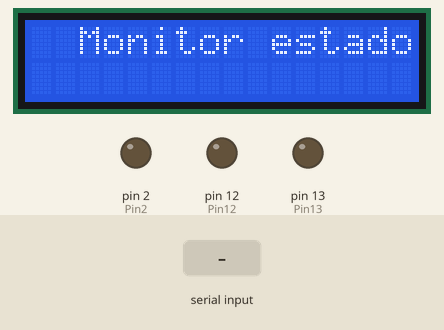
Simulated run of this sketch. Board: Arduino Mega 2560, built with avr-gcc and run on an emulated ATmega2560. Shown: 16×2 character LCD, output pins drawn as LEDs (lit = HIGH). The inputs (shaded band) are chosen by the test bench.

Above: at 1.2 s.
1.3 s: "C1-ON" received over Serial
At 1.8 s:
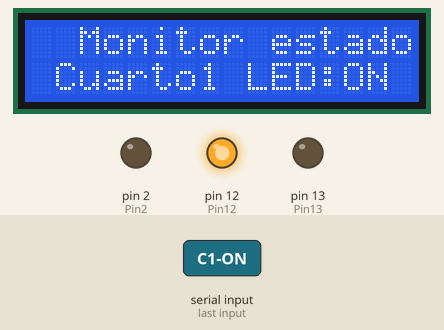
2.8 s: "P1-ON" received over Serial
At 4.0 s:
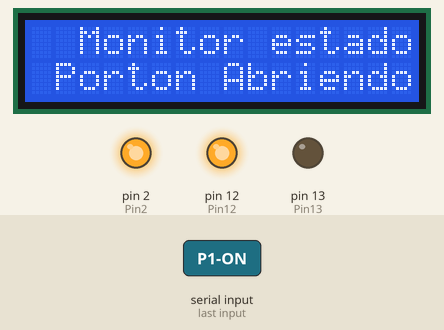
4.3 s: "C1-OFF" received over Serial
At 5.3 s:
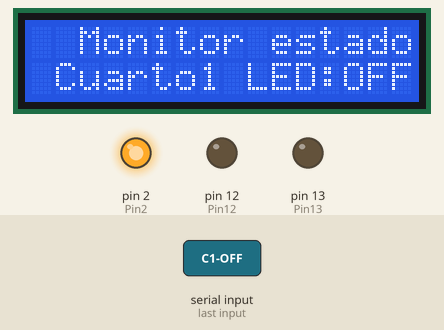
5.8 s: "P1-OFF" received over Serial
At 6.5 s:
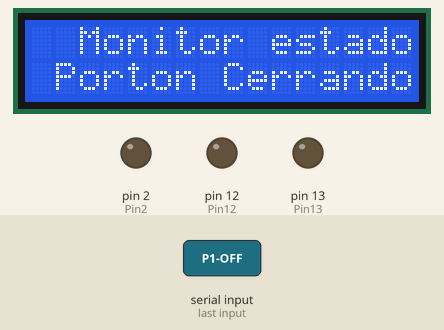
7.3 s: "C2-ON" received over Serial
At 7.6 s:
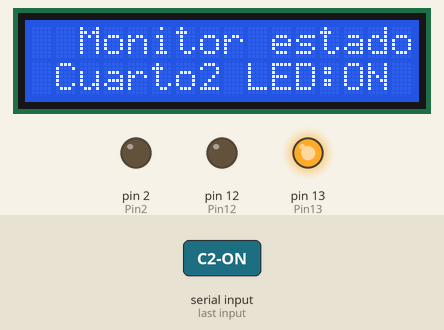
8.8 s: "C2-OFF" received over Serial
At 10.0 s:
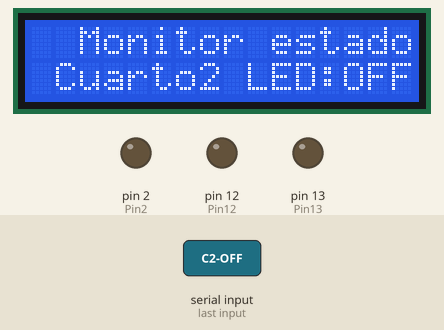
Timing chart, 0 to 11.3 s (numbered marks = the images above; inputs shaded):
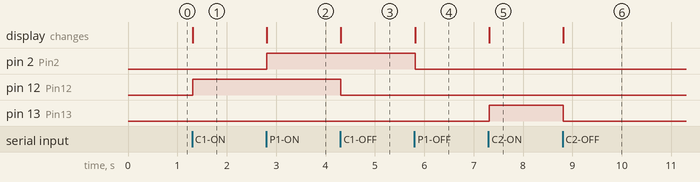

Measured:
- after the input at 1.3 s, pin 12 (Pin12): LOW → HIGH at once; the display: changes at once (image 1)
- after the input at 2.8 s, pin 2 (Pin2): LOW → HIGH at once; the display: changes at once (image 2)
- after the input at 4.3 s, pin 12 (Pin12): HIGH → LOW at once; the display: changes at once (image 3)
- after the input at 5.8 s, pin 2 (Pin2): HIGH → LOW at once; the display: changes at once (image 4)
- after the input at 7.3 s, pin 13 (Pin13): LOW → HIGH at once; the display: changes at once (image 5)
- after the input at 8.8 s, pin 13 (Pin13): HIGH → LOW at once; the display: changes at once (image 6)

The sketch:

clase5.ino
```cpp
#include <LiquidCrystal.h>

//crear un objeto LiquidCrystal (rs,enable,d4,d5,d6,d7)
LiquidCrystal lcd(22, 23, 24, 27, 29, 33);

//Mensaje de bienvenida
String mensaje1_fila0 = " Monitor estado";
String mensaje1_fila1 = "               ";
String mensaje2_fila1 = "Cuarto1 LED:ON ";
String mensaje3_fila1 = "Cuarto1 LED:OFF";
String mensaje4_fila1 = "Cuarto2 LED:ON ";
String mensaje5_fila1 = "Cuarto2 LED:OFF";
String mensaje6_fila1 = "Porton Abriendo";
String mensaje7_fila1 = "Porton Cerrando";


#define Pin12 12
#define Pin13 13
#define Pin2 2

char caracter;
String cadenaRecibida = "";
int estado = -1;

void setup() {
    Serial.begin(9600);
    Serial1.begin(9600);
    pinMode(Pin12, OUTPUT);
    pinMode(Pin13, OUTPUT);
    pinMode(Pin2, OUTPUT);

    //Iniciamos el LCD
    lcd.begin(16, 2); //16 columnas y 2 filas
    lcd.setCursor(1, 0); //1ra columna y fila 0
    lcd.print(mensaje1_fila0);
    lcd.setCursor(1, 1);
    lcd.print(mensaje1_fila1);

}

void loop() {

   //Recibimos la cadena y la guardamos
   if(Serial.available()) {
        caracter = Serial.read();
        cadenaRecibida += caracter;
    }

    //Seleccionamos el estado
    selectorEstado(cadenaRecibida);

    //Cambiamos de estado segun corresponda
    opcionEstado(estado);

}

void selectorEstado(String cadena){
    if(cadenaRecibida == "C1-ON"){
        estado = 0;
        Serial1.println(cadenaRecibida);
        cadenaRecibida = "";

        //Actualizamos el LCD
        lcd.clear();
        lcd.setCursor(1, 0); //1ra columna y fila 0
        lcd.print(mensaje1_fila0);
        lcd.setCursor(1, 1);
        lcd.print(mensaje2_fila1);
    }
    if(cadenaRecibida == "C1-OFF"){
        estado = 1;
        Serial1.println(cadenaRecibida);
        cadenaRecibida = "";

        //Actualizamos el LCD
        lcd.clear();
        lcd.setCursor(1, 0); //1ra columna y fila 0
        lcd.print(mensaje1_fila0);
        lcd.setCursor(1, 1);
        lcd.print(mensaje3_fila1);
    }
    if(cadenaRecibida == "C2-ON"){
        estado = 2;
        Serial1.println(cadenaRecibida);
        cadenaRecibida = "";

        //Actualizamos el LCD
        lcd.clear();
        lcd.setCursor(1, 0); //1ra columna y fila 0
        lcd.print(mensaje1_fila0);
        lcd.setCursor(1, 1);
        lcd.print(mensaje4_fila1);
    }
    if(cadenaRecibida == "C2-OFF"){
        estado = 3;
        Serial1.println(cadenaRecibida);
        cadenaRecibida = "";

        //Actualizamos el LCD
        lcd.clear();
        lcd.setCursor(1, 0); //1ra columna y fila 0
        lcd.print(mensaje1_fila0);
        lcd.setCursor(1, 1);
        lcd.print(mensaje5_fila1);
    }
    if(cadenaRecibida == "P1-ON"){
        estado = 4;
        Serial1.println(cadenaRecibida);
        cadenaRecibida = "";

        //Actualizamos el LCD
        lcd.clear();
        lcd.setCursor(1, 0); //1ra columna y fila 0
        lcd.print(mensaje1_fila0);
        lcd.setCursor(1, 1);
        lcd.print(mensaje6_fila1);
    }
    if(cadenaRecibida == "P1-OFF"){
        estado = 5;
        Serial1.println(cadenaRecibida);
        cadenaRecibida = "";

        //Actualizamos el LCD
        lcd.clear();
        lcd.setCursor(1, 0); //1ra columna y fila 0
        lcd.print(mensaje1_fila0);
        lcd.setCursor(1, 1);
        lcd.print(mensaje7_fila1);
    }
}

void opcionEstado(int estado){
   switch(estado){
        case 0: digitalWrite(Pin12, HIGH); break;
        case 1: digitalWrite(Pin12, LOW); break;
        case 2: digitalWrite(Pin13, HIGH); break;
        case 3: digitalWrite(Pin13, LOW); break;
        case 4: digitalWrite(Pin2, HIGH); break;
        case 5: digitalWrite(Pin2, LOW); break;
   }
}
```
